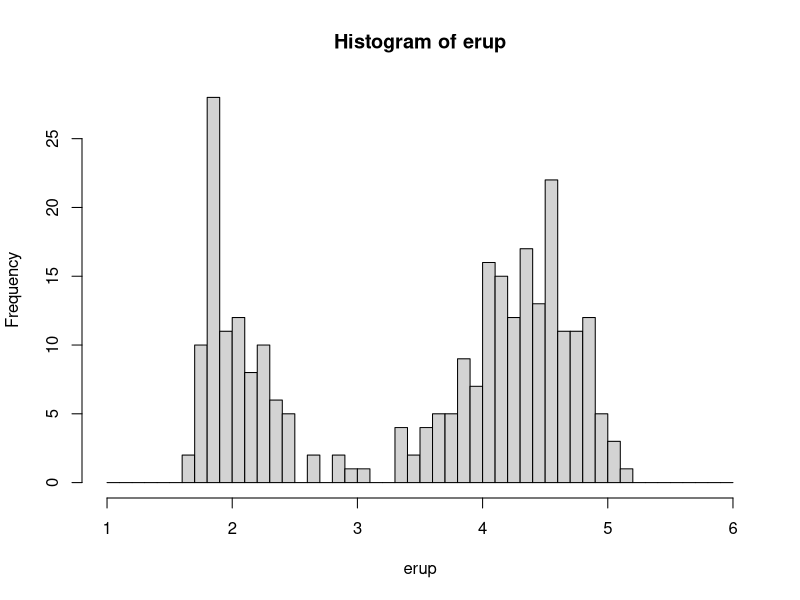
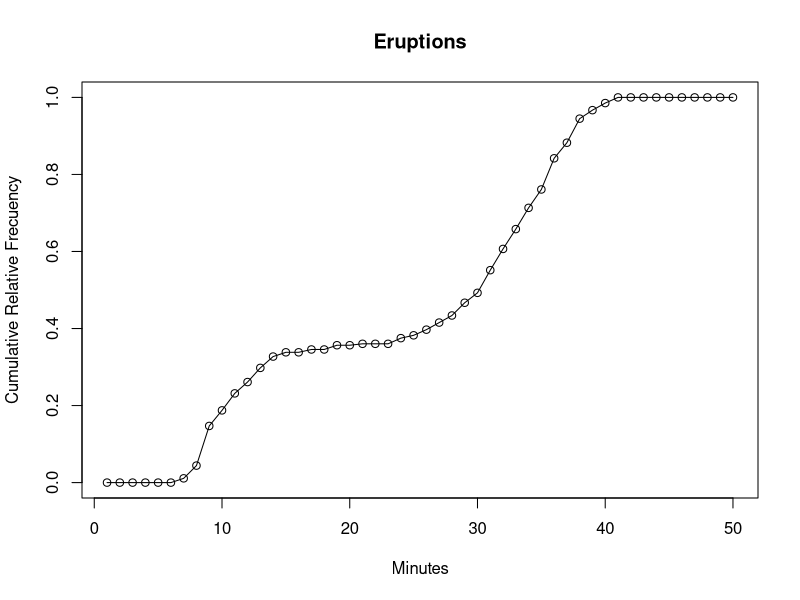

R code for these plots, in order:
# histogram of relative cumulative function

mydata = faithful

# exercise: plot the cumulative relative frequency of eruptions column
# option 1: using hist to get counts (absolute frequency)
erup = mydata$eruptions
str(erup)
min(erup) # 1.4
max(erup) # 5.6
breaks1 = seq(1, 6, by=0.1)
erupt = hist(erup, breaks=breaks1, right=FALSE)
reldata = erupt$counts / nrow(mydata)
min(reldata)
max(reldata)
cumfreq = cumsum(reldata)
#plot(cumfreq, main='Eruptions', xlab='Minutes', ylab='Cumulative Relative Frecuency')
#lines(cumfreq)

# option 2: using cut and table to get counts (absolute frequency)
eruptions = mydata$eruptions
breaks2 = seq(1,6, by =0.1)
eruptions_cut = cut(eruptions, breaks2, right=F)
eruptions_table = table(eruptions_cut)
mode_erup = which.max(eruptions_table)
relfreq = eruptions_table / nrow(mydata)
cumrelfreq = cumsum(relfreq)
plot(cumrelfreq, main='Eruptions', xlab='Minutes', ylab='Cumulative Relative Frecuency')
lines(cumrelfreq)
mode_erup
eruptions_table
which.max(seq(10,0,by=-1)) # outputs the index where the max is

# additional: cumulative absolute frequency
eruptions = mydata$eruptions
breaks3 = seq(1, 6, by = 0.1)
eruptions_cut = cut(eruptions, breaks3, right=F)
eruptions_table = table(eruptions_cut) # abs freq
cumabsfreq = cumsum(eruptions_table)
#plot(cumabsfreq, main='Eruptions', xlab='Minutes', ylab='Cumulative Absolute Frecuency')
#lines(cumabsfreq)

# additional: absolute frequency bar plot
eruptions = mydata$eruptions
breaks4 = seq(1,6, by=0.1)
eruptions_cut = cut(eruptions, breaks4, right=F)
eruptions_table = table(eruptions_cut)
#barplot(eruptions_table, main='Eruptions')

# additional: relative frequency bar plot
eruptions = mydata$eruptions
breaks4 = seq(1,6, by=0.1)
eruptions_cut = cut(eruptions, breaks4, right=F)
eruptions_table = table(eruptions_cut)
relfreq = eruptions_table / nrow(mydata)
#barplot(relfreq, main='Eruptions')

# pie chart 
#pie(eruptions_table)

# stem and leaf 
stem(eruptions)